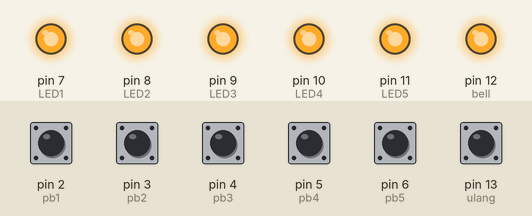
Bench run of a sketch on a simulated Arduino Uno, built with avr-gcc and run on an emulated ATmega328P. On the bench: output pins drawn as LEDs (lit = HIGH). Dashed ring = blinking. Inputs (shaded band) come from the test bench; at power-on: pin 2 (pb1), pin 3 (pb2), pin 4 (pb3), pin 5 (pb4), pin 6 (pb5), pin 13 (ulang) HIGH. What the sketch prints to the serial monitor is not drawn.

Above: at 1.2 s.
1.3 s: pin 2 (pb1) pulled LOW for 0.15 s
At 3.1 s:
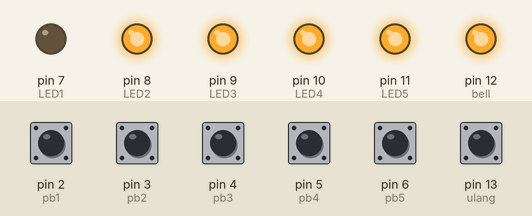
3.8 s: pin 13 (ulang) pulled LOW for 0.15 s
At 4.5 s:
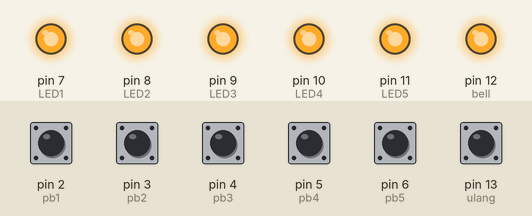
6.9 s: pin 3 (pb2) pulled LOW for 0.15 s
At 8.7 s:
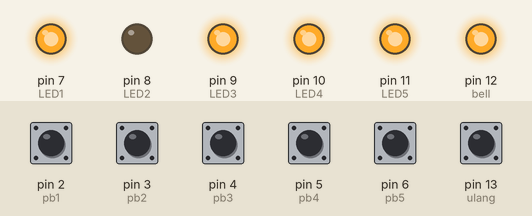
9.4 s: pin 13 (ulang) pulled LOW for 1 s
At 10.8 s:
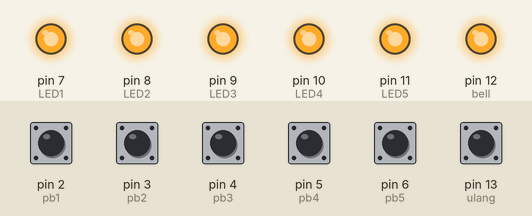
13.4 s: pin 4 (pb3) pulled LOW for 0.15 s
At 14.7 s:
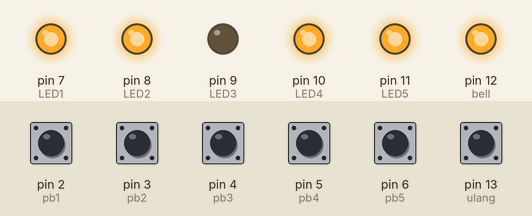
15.9 s: pin 2 (pb1) driven LOW and pin 13 (ulang) driven LOW
At 16.9 s:
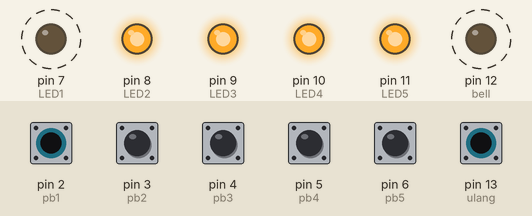
Timing chart, 0 to 19.9 s (numbered marks = the images above; inputs shaded):
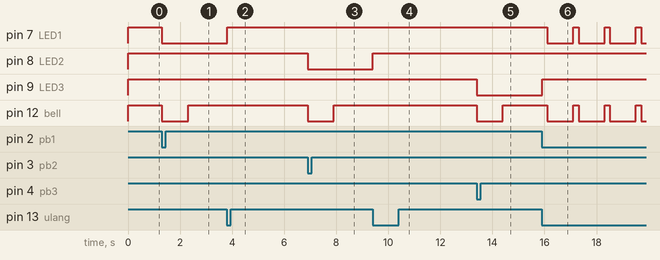

Measured:
- after the input at 1.3 s, pin 7 (LED1): HIGH → LOW at once; pin 12 (bell): HIGH → LOW at once, → HIGH 1.0 s later
- after the input at 3.8 s, pin 7 (LED1): LOW → HIGH at once
- after the input at 6.9 s, pin 8 (LED2): HIGH → LOW at once; pin 12 (bell): HIGH → LOW at once, → HIGH 1.0 s later
- after the input at 9.4 s, pin 8 (LED2): LOW → HIGH at once
- after the input at 13.4 s, pin 9 (LED3): HIGH → LOW at once; pin 12 (bell): HIGH → LOW at once, → HIGH 1.0 s later
- after the input at 15.9 s, pin 7 (LED1), pin 12 (bell): alternates HIGH for 0.20 s and LOW for 1.0 s, starting after 0.21 s; pin 9 (LED3): LOW → HIGH at once

The sketch:

bell_quiz.ino
```cpp
/* Program Tombol Cerdas Cermat Arduino Uno dibuat oleh Indobot */
#define pb1 2       //Button 1 pada pin D2
#define pb2 3
#define pb3 4
#define pb4 5       //Button 1 pada pin D2
#define pb5 6

#define LED1 7      //LED1 pada pin D5
#define LED2 8
#define LED3 9
#define LED4 10
#define LED5 11
#define bell 12


#define ulang 13     //Button reset pada pin D8

bool kunci = false;

void setup() {
  Serial.begin(9600);
  pinMode(pb1, INPUT_PULLUP);   //Setting I/O
  pinMode(pb2, INPUT_PULLUP);
  pinMode(pb3, INPUT_PULLUP);
  pinMode(pb4, INPUT_PULLUP);
  pinMode(pb5, INPUT_PULLUP);
  pinMode(LED1, OUTPUT);
  pinMode(LED2, OUTPUT);
  pinMode(LED3, OUTPUT);
  pinMode(LED4, OUTPUT);
  pinMode(LED5, OUTPUT);
  pinMode(bell, OUTPUT);
  pinMode(ulang, INPUT_PULLUP);

      digitalWrite(LED1, HIGH);

      digitalWrite(LED2, HIGH);

      digitalWrite(LED3, HIGH);

      digitalWrite(LED4, HIGH);

      digitalWrite(LED5, HIGH);

      digitalWrite(bell, HIGH);


}

void loop() {

  if(kunci == false){               //Jika kunci terbuka, maka

    if(digitalRead (pb1) == LOW){       //Jika button 1 ditekan, maka
      digitalWrite(bell, LOW);
      digitalWrite(LED1, LOW);
      delay(1000);
      digitalWrite(bell, HIGH);
      kunci = true;                     //Mengunci

    }

    else if(digitalRead (pb2) == LOW){
      digitalWrite(bell, LOW);
      digitalWrite(LED2, LOW);
      delay(1000);
      digitalWrite(bell, HIGH);
      kunci = true;
    }

    else if(digitalRead (pb3) == LOW){
      digitalWrite(bell, LOW);
      digitalWrite(LED3, LOW);
      delay(1000);
      digitalWrite(bell, HIGH);
      kunci = true;
    }

    else if(digitalRead (pb4) == LOW){
      digitalWrite(bell, LOW);
      digitalWrite(LED4, LOW);
      delay(1000);
      digitalWrite(bell, HIGH);
      kunci = true;
    }

    else if(digitalRead (pb5) == LOW){
      digitalWrite(bell, LOW);
      digitalWrite(LED5, LOW);
      delay(1000);
      digitalWrite(bell, HIGH);
      kunci = true;
    }


  }
  else{                             //Jika terkunci, maka

    if(digitalRead (ulang) == LOW){

      kunci = false;                //Terbuka kalau tombol reset ditekan

      digitalWrite(LED1, HIGH);

      digitalWrite(LED2, HIGH);

      digitalWrite(LED3, HIGH);

      digitalWrite(LED4, HIGH);

      digitalWrite(LED5, HIGH);

      digitalWrite(bell, HIGH);

      delay(200);
    }

  }

Serial.print(pb1); Serial.print("  ");
Serial.print(pb2); Serial.print("  ");
Serial.print(pb3); Serial.print("  ");
Serial.print(pb4); Serial.print("  ");
Serial.print(pb5); Serial.print("  ");


}
```
